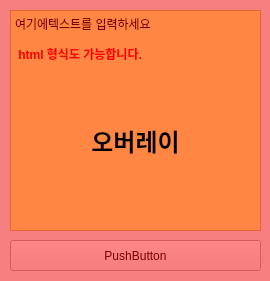
<?xml version="1.0" encoding="UTF-8"?>
<ui version="4.0">
 <class>MainWindow</class>
 <widget class="QMainWindow" name="MainWindow">
  <property name="geometry">
   <rect>
    <x>0</x>
    <y>0</y>
    <width>270</width>
    <height>281</height>
   </rect>
  </property>
  <property name="windowTitle">
   <string>MainWindow</string>
  </property>
  <widget class="QWidget" name="centralwidget">
   <widget class="QPushButton" name="pushButton">
    <property name="geometry">
     <rect>
      <x>10</x>
      <y>240</y>
      <width>251</width>
      <height>31</height>
     </rect>
    </property>
    <property name="text">
     <string>PushButton</string>
    </property>
   </widget>
   <widget class="QTextEdit" name="textEdit">
    <property name="geometry">
     <rect>
      <x>10</x>
      <y>10</y>
      <width>251</width>
      <height>221</height>
     </rect>
    </property>
    <property name="styleSheet">
     <string notr="true">background-color: rgb(255, 255, 127);</string>
    </property>
    <property name="html">
     <string>&lt;!DOCTYPE HTML PUBLIC &quot;-//W3C//DTD HTML 4.0//EN&quot; &quot;http://www.w3.org/TR/REC-html40/strict.dtd&quot;&gt;
&lt;html&gt;&lt;head&gt;&lt;meta name=&quot;qrichtext&quot; content=&quot;1&quot; /&gt;&lt;style type=&quot;text/css&quot;&gt;
p, li { white-space: pre-wrap; }
&lt;/style&gt;&lt;/head&gt;&lt;body style=&quot; font-family:'Gulim'; font-size:9pt; font-weight:400; font-style:normal;&quot;&gt;
&lt;p style=&quot; margin-top:12px; margin-bottom:12px; margin-left:0px; margin-right:0px; -qt-block-indent:0; text-indent:0px;&quot;&gt;여기에텍스트를 입력하세요&lt;/p&gt;
&lt;p style=&quot; margin-top:0px; margin-bottom:0px; margin-left:0px; margin-right:0px; -qt-block-indent:0; text-indent:0px;&quot;&gt;&lt;span style=&quot; font-weight:600; color:#ff0000;&quot;&gt; html 형식도 가능합니다. &lt;/span&gt;&lt;/p&gt;&lt;/body&gt;&lt;/html&gt;</string>
    </property>
   </widget>
   <widget class="QLabel" name="label">
    <property name="geometry">
     <rect>
      <x>0</x>
      <y>0</y>
      <width>271</width>
      <height>281</height>
     </rect>
    </property>
    <property name="styleSheet">
     <string notr="true">background-color: rgba(255, 0, 0, 120);</string>
    </property>
    <property name="text">
     <string>&lt;html&gt;&lt;head/&gt;&lt;body&gt;&lt;p align=&quot;center&quot;&gt;&lt;span style=&quot; font-size:18pt; font-weight:600;&quot;&gt;오버레이&lt;/span&gt;&lt;/p&gt;&lt;/body&gt;&lt;/html&gt;</string>
    </property>
   </widget>
  </widget>
 </widget>
 <resources/>
 <connections/>
</ui>
